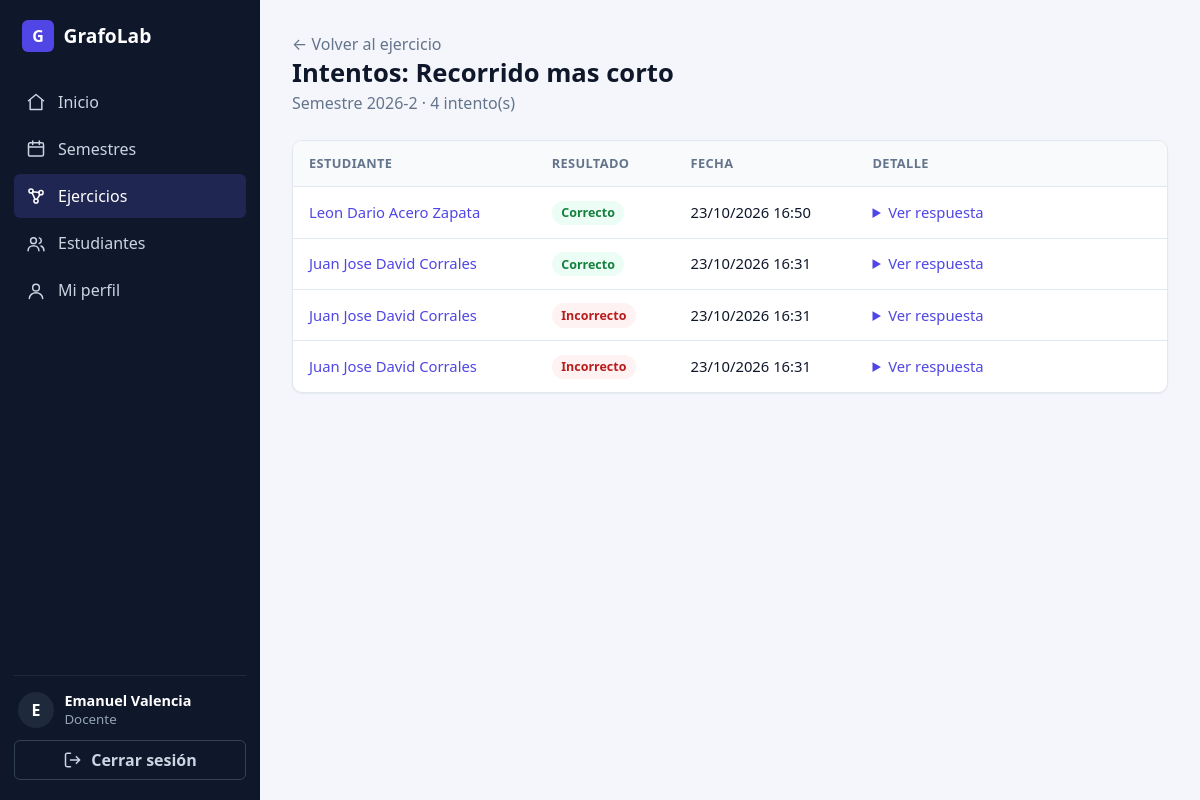
/modules/manage/6/attempts/ (signed in), run on the app's committed database.
### apps/users/models.py (models this page shows, shortened)
class User(AbstractUser):
    class Role(models.TextChoices):
        ADMIN = "admin", "Administrador (docente)"
        STUDENT = "student", "Estudiante"
    role = models.CharField(max_length=10, choices=Role.choices, default=Role.STUDENT, db_column='id_role')
    @property
    def is_teacher(self):
        return self.role == self.Role.ADMIN

### apps/modules/models.py (models this page shows, shortened)
class Exercise(models.Model):
    class Category(models.TextChoices):
        GRAPH = "graph", "Grafos"
        TREE = "tree", "Árboles binarios"
    class Kind(models.TextChoices):
        ADJACENCY_MATRIX = "adjacency_matrix", "Matriz de adyacencia y grados"
        DIJKSTRA = "dijkstra", "Dijkstra"
        MST = "mst", "Árbol de expansión mínima"
        CONNECTIVITY = "connectivity", "Conexidad y ciclos"
        COLORING = "coloring", "Coloreo de grafos"
        BST_BUILD = "bst_build", "Construcción de BST"
        TRAVERSAL = "traversal", "Recorridos"
        BALANCE = "balance", "Balanceo"
        TREE_METRICS = "tree_metrics", "Altura, profundidad y hojas"
        EXPRESSION_TREE = "expression_tree", "Árbol de expresión"
    semester = models.ForeignKey(Semester, on_delete=models.CASCADE, related_name="exercises")
    created_by = models.ForeignKey(settings.AUTH_USER_MODEL, on_delete=models.PROTECT)
    title = models.CharField(max_length=150)
    statement = models.TextField()                      # enunciado
    category = models.CharField(max_length=10, choices=Category.choices)
    kind = models.CharField(max_length=30, choices=Kind.choices)
    data = models.JSONField(default=dict)               # grafo/árbol inicial
    is_published = models.BooleanField(default=False)
    created_at = models.DateTimeField(auto_now_add=True)
    class Meta:
        ordering = ["-created_at"]

class Attempt(models.Model):
    exercise = models.ForeignKey(Exercise, on_delete=models.CASCADE, related_name="attempts")
    student = models.ForeignKey(settings.AUTH_USER_MODEL, on_delete=models.CASCADE, related_name="attempts")
    answer = models.JSONField()
    is_correct = models.BooleanField()
    feedback = models.JSONField(default=dict)           # qué celdas/grados están mal
    created_at = models.DateTimeField(auto_now_add=True)
    class Meta:
        ordering = ["-created_at"]
    @property
    def answer_pretty(self):
        return json.dumps(self.answer, indent=2, ensure_ascii=False)

### apps/core/models.py (models this page shows, shortened)
class Semester(models.Model):
    name = models.CharField(max_length=20, unique=True)
    is_active = models.BooleanField(default=True)
    students = models.ManyToManyField(settings.AUTH_USER_MODEL, blank=True, related_name="semesters", limit_choices_to={"role": "student"})
    class Meta:
        ordering = ["-name"]

### apps/modules/views.py (the view)
# urls.py: path("manage/<int:pk>/attempts/", views.ExerciseAttemptListView.as_view(), name="manage_attempts"),
class ExerciseAttemptListView(AdminRequiredMixin, ListView):
    template_name = "modules/manage_attempts.html"
    context_object_name = "attempts"
    paginate_by = 20
    @cached_property
    def exercise(self):
        return get_object_or_404(Exercise, pk=self.kwargs["pk"])
    def get_queryset(self):
        return self.exercise.attempts.select_related("student")
    def get_context_data(self, **kwargs):
        context = super().get_context_data(**kwargs)
        context["exercise"] = self.exercise
        return context

### apps/users/mixins.py (called while the page is built)
    def test_func(self):
        return self.request.user.is_teacher

### apps/modules/templates/modules/manage_attempts.html (shortened to what this page needs)
{% extends 'base.html' %}
{% block content %}
<div class="page-header">
  <div>
    <a href="{% url 'modules:manage_detail' exercise.pk %}" class="text-muted">&larr; Volver al ejercicio</a>
    <h1 class="page-title">Intentos: {{ exercise.title }}</h1>
    <p class="page-subtitle">
      Semestre {{ exercise.semester.name }} · {{ page_obj.paginator.count }} intento(s)
    </p>
  </div>
</div>
<div class="table-wrap">
  <table class="table">
    <thead>
      <tr>
        <th>Estudiante</th>
        <th>Resultado</th>
        <th>Fecha</th>
        <th>Detalle</th>
      </tr>
    </thead>
    <tbody>
      {% for attempt in attempts %}
        <tr>
          <td>
            <a href="{% url 'users:student_detail' attempt.student.pk %}">
              {{ attempt.student.get_full_name|default:attempt.student.username }}
            </a>
          </td>
          <td>
            {% if attempt.is_correct %}
              <span class="badge badge-success">Correcto</span>
            {% else %}
              <span class="badge badge-danger">Incorrecto</span>
            {% endif %}
          </td>
          <td>{{ attempt.created_at|date:"d/m/Y H:i" }}</td>
          <td class="wrap">
            <details>
              <summary>Ver respuesta</summary>
            </details>
          </td>
        </tr>
      {% empty %}
        <tr>
          <td colspan="4" class="empty-state">Ningún estudiante ha intentado este ejercicio todavía.</td>
        </tr>
      {% endfor %}
    </tbody>
  </table>
</div>
{% endblock %}

### templates/partials/sidebar.html (shortened to what this page needs)
{% with ns=request.resolver_match.namespace|default:'' name=request.resolver_match.url_name|default:'' %}
<aside class="sidebar" id="sidebar" aria-label="Navegación principal">
  <a class="sidebar-brand" href="{% url 'core:dashboard' %}">
    <span class="brand-mark">G</span>
    <span>GrafoLab</span>
  </a>
  <nav class="sidebar-nav">
    <a href="{% url 'core:dashboard' %}"
       class="nav-link{% if ns == 'core' and name == 'dashboard' %} active{% endif %}">
      <svg class="icon" viewBox="0 0 24 24" aria-hidden="true"><path d="M3 10.5 12 3l9 7.5"/><path d="M5 9.5V21h14V9.5"/></svg>
      Inicio
    </a>
    {% if user.is_teacher %}
      <a href="{% url 'core:semester_list' %}"
         class="nav-link{% if ns == 'core' and 'semester' in name %} active{% endif %}">
        <svg class="icon" viewBox="0 0 24 24" aria-hidden="true"><rect x="3" y="4.5" width="18" height="16" rx="2"/><path d="M3 9.5h18M8 2.5v4M16 2.5v4"/></svg>
        Semestres
      </a>
      <a href="{% url 'modules:manage_list' %}"
         class="nav-link{% if ns == 'modules' and 'manage' in name %} active{% endif %}">
        <svg class="icon" viewBox="0 0 24 24" aria-hidden="true"><circle cx="6" cy="6" r="2.5"/><circle cx="18" cy="8" r="2.5"/><circle cx="12" cy="18" r="2.5"/><path d="M8.2 7l7.6.7M7.4 8.2l3.4 7.6M16.7 10.2l-3.6 5.9"/></svg>
        Ejercicios
      </a>
      <a href="{% url 'users:student_list' %}"
         class="nav-link{% if ns == 'users' and 'student' in name %} active{% endif %}">
        <svg class="icon" viewBox="0 0 24 24" aria-hidden="true"><circle cx="9" cy="8" r="3.5"/><path d="M2.5 20c0-3.6 2.9-6 6.5-6s6.5 2.4 6.5 6"/><path d="M16 4.7a3.5 3.5 0 0 1 0 6.6M18 14.3c2.2.7 3.5 2.6 3.5 5.7"/></svg>
        Estudiantes
      </a>
    {% endif %}
    <a href="{% url 'users:profile' %}"
       class="nav-link{% if ns == 'users' and 'profile' in name %} active{% endif %}">
      <svg class="icon" viewBox="0 0 24 24" aria-hidden="true"><circle cx="12" cy="8" r="4"/><path d="M4 21c0-4 3.6-7 8-7s8 3 8 7"/></svg>
      Mi perfil
    </a>
  </nav>
  <div class="sidebar-footer">
    <div class="user-box">
      <span class="avatar">{{ user.username|first|upper }}</span>
      <div class="user-info">
        <strong>{{ user.get_full_name|default:user.username }}</strong>
        <small>{% if user.is_teacher %}Docente{% else %}Estudiante{% endif %}</small>
      </div>
    </div>
    <form method="post" action="{% url 'users:signout' %}">
      <button type="submit" class="btn btn-ghost btn-block">
        <svg class="icon" viewBox="0 0 24 24" aria-hidden="true"><path d="M9 4H5a2 2 0 0 0-2 2v12a2 2 0 0 0 2 2h4M16 8l4 4-4 4M20 12H9"/></svg>
        Cerrar sesión
      </button>
    </form>
  </div>
</aside>
{% endwith %}

### data on the page
User: username|first "E", get_full_name "Emanuel Valencia"
Exercise: title "Recorrido mas corto", semester.name "2026-2"
Attempt: student.get_full_name "Leon Dario Acero Zapata", is_correct "Correcto", created_at "23/10/2026 16:50"
Attempt: student.get_full_name "Juan Jose David Corrales", is_correct "Correcto", created_at "23/10/2026 16:31"
Attempt: student.get_full_name "Juan Jose David Corrales", is_correct "Incorrecto", created_at "23/10/2026 16:31"
Attempt: student.get_full_name "Juan Jose David Corrales", is_correct "Incorrecto", created_at "23/10/2026 16:31"

### other printed values
{{ page_obj.paginator.count }} "4"
